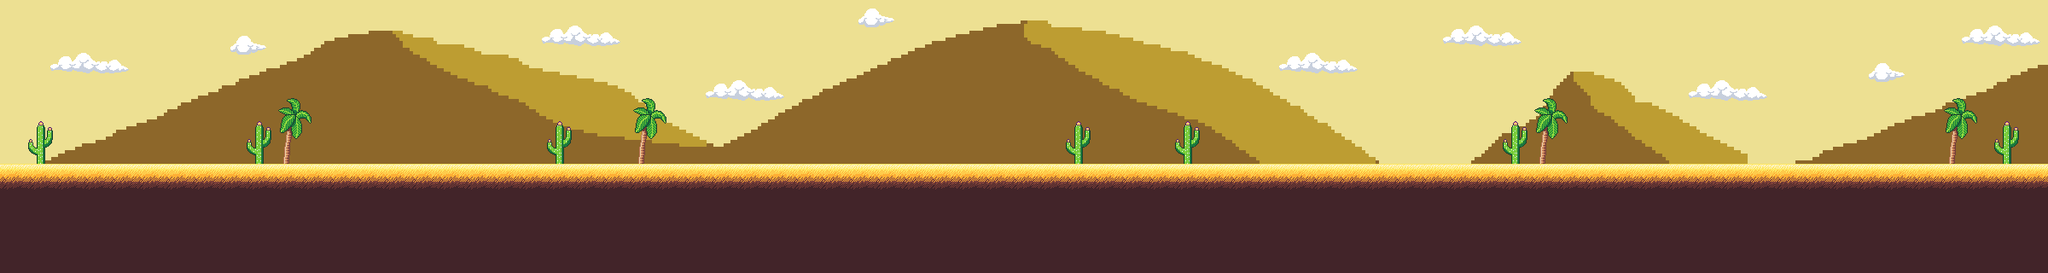

Tiled map render using the project's own tile images. Description and the map definition, with tile-layer contents summarised, below:
An orthogonal 75x10 tile map with 32x32 px tiles, 3 tile layers (Back, Background, Main), 5 tilesets.

<map version="1.10" tiledversion="1.10.2" orientation="orthogonal" renderorder="right-down" width="75" height="10" tilewidth="32" tileheight="32" infinite="0" nextlayerid="4" nextobjectid="1">
 <tileset firstgid="1" source="../Desert/BG1.tsx" />
 <tileset firstgid="2665" source="../Desert/tilesetsand.tsx" />
 <tileset firstgid="2705" source="../Desert/desertFoliage.tsx" />
 <tileset firstgid="2732" source="../Desert/BG2.tsx" />
 <tileset firstgid="5396" source="../Desert/Clouds.tsx" />
 <layer id="3" name="Back" width="75" height="10">
  <data>[750 cells, 750 non-empty, 12 distinct tile ids]</data>
 </layer>
 <layer id="2" name="Background" width="75" height="10">
  <data>[750 cells, 750 non-empty, 678 distinct tile ids]</data>
 </layer>
 <layer id="1" name="Main" width="75" height="10">
  <data>[750 cells, 400 non-empty, 20 distinct tile ids]</data>
 </layer>
</map>
